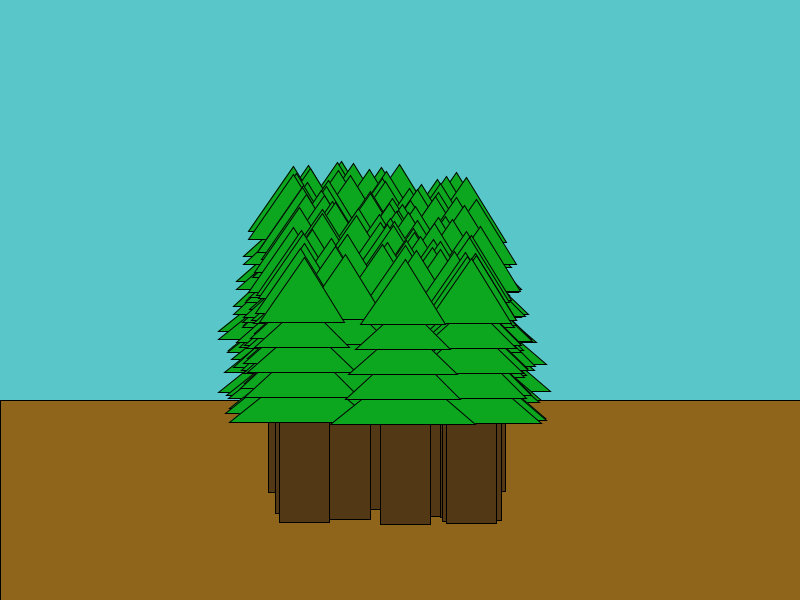
Frame 1 (no input)
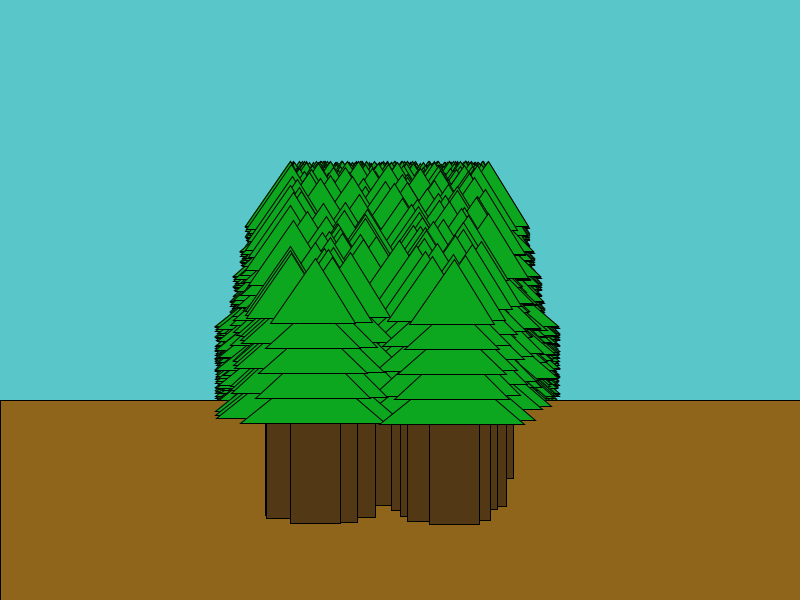
Frame 60 (the mouse pressed at the canvas centre just before this capture)
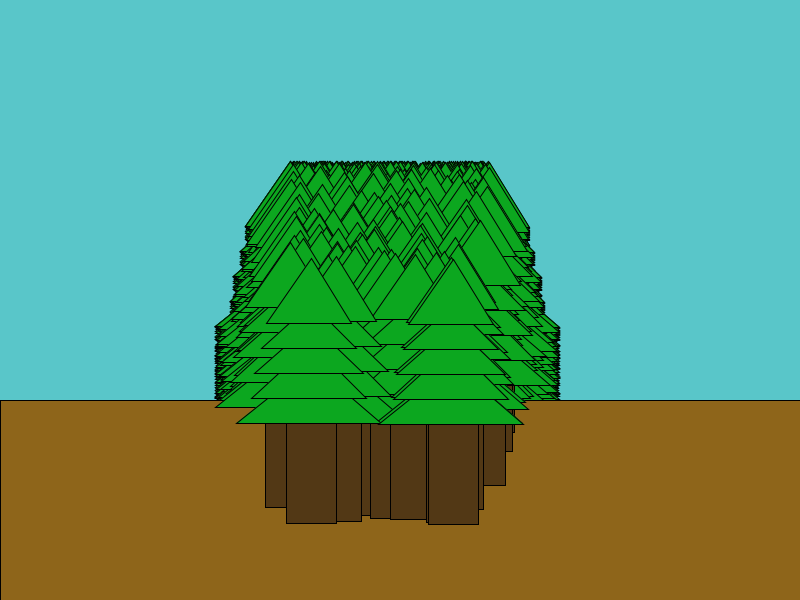
Frame 120 (the mouse held since frame 60 and released just before this capture)

The Processing sketch that drew these frames (run headless with seeded random() and noise(); from frame 60 on, the mouse is pressed at the canvas centre):

// Processing sketch: Forest
// ── Forest.pde
//forest



void setup(){
  size (800,600);
  background (#59C6C9);
  //noLoop();
}
float racoony = random(0,20);
void draw(){
//tree

fill(#8E651A);
rect(0,400,900,300);
   for(float crepex=1; crepex<100; crepex=crepex+1){
    // boolean nice = true;
     float racoonex = random(-100,100);
     float racoony = random(0,20);
     fill (#523815);
     rect (365+racoonex, 295+crepex, 50, 130);
     fill(#0CA71F);
     triangle (315+racoonex,325+crepex,390+racoonex,265+crepex,460+racoonex,325+crepex);
     triangle (330+racoonex,300+crepex,390+racoonex,245+crepex,445+racoonex,300+crepex);
     triangle (333+racoonex,275+crepex,390+racoonex,225+crepex,442+racoonex,275+crepex);
     triangle (340+racoonex,250+crepex,390+racoonex,205+crepex,435+racoonex,250+crepex);
     triangle (345+racoonex,225+crepex,390+racoonex,160+crepex,430+racoonex,225+crepex);
     
     //if (crepex>80){
     //    background(#59C6C9);
     //    fill(#8E651A);
     //    rect(0,400,900,300);
     //fill (#523815);
     //rect (365+racoonex, 295+crepex, 50, 130);
     //fill(#0CA71F);
     //triangle (315+racoonex,325+crepex,390+racoonex,265+crepex,460+racoonex,325+crepex);
     //triangle (330+racoonex,300+crepex,390+racoonex,245+crepex,445+racoonex,300+crepex);
     //triangle (333+racoonex,275+crepex,390+racoonex,225+crepex,442+racoonex,275+crepex);
     //triangle (340+racoonex,250+crepex,390+racoonex,205+crepex,435+racoonex,250+crepex);
     //triangle (345+racoonex,225+crepex,390+racoonex,160+crepex,430+racoonex,225+crepex);
     //       }
         
     }
 
   }
   
